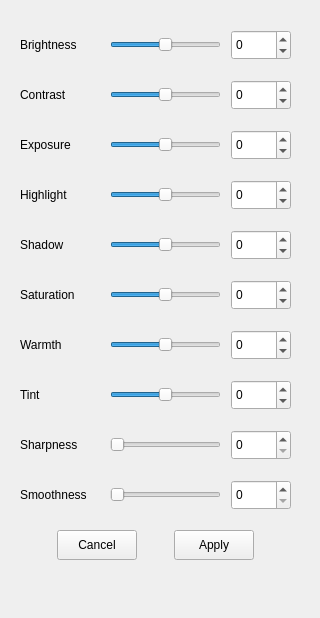
    <widget class="QWidget" name="pageEnhance">
     <property name="geometry">
      <rect>
       <x>0</x>
       <y>0</y>
       <width>320</width>
       <height>618</height>
      </rect>
     </property>
     <attribute name="label">
      <string>Camera</string>
     </attribute>
     <widget class="QWidget" name="layoutWidget">
      <property name="geometry">
       <rect>
        <x>10</x>
        <y>170</y>
        <width>291</width>
        <height>51</height>
       </rect>
      </property>
      <layout class="QHBoxLayout" name="layoutEnhanceR4">
       <property name="spacing">
        <number>10</number>
       </property>
       <property name="leftMargin">
        <number>10</number>
       </property>
       <property name="topMargin">
        <number>10</number>
       </property>
       <property name="rightMargin">
        <number>10</number>
       </property>
       <property name="bottomMargin">
        <number>10</number>
       </property>
       <item>
        <widget class="QLabel" name="labelTextHighlight">
         <property name="sizePolicy">
          <sizepolicy hsizetype="Fixed" vsizetype="Fixed">
           <horstretch>0</horstretch>
           <verstretch>0</verstretch>
          </sizepolicy>
         </property>
         <property name="minimumSize">
          <size>
           <width>80</width>
           <height>20</height>
          </size>
         </property>
         <property name="text">
          <string>Highlight</string>
         </property>
        </widget>
       </item>
       <item>
        <widget class="QSlider" name="sliderEnhanceHl">
         <property name="sizePolicy">
          <sizepolicy hsizetype="Expanding" vsizetype="Fixed">
           <horstretch>0</horstretch>
           <verstretch>0</verstretch>
          </sizepolicy>
         </property>
         <property name="minimumSize">
          <size>
           <width>0</width>
           <height>20</height>
          </size>
         </property>
         <property name="minimum">
          <number>-99</number>
         </property>
         <property name="maximum">
          <number>99</number>
         </property>
         <property name="orientation">
          <enum>Qt::Horizontal</enum>
         </property>
        </widget>
       </item>
       <item>
        <widget class="QSpinBox" name="spinEnhanceHl">
         <property name="sizePolicy">
          <sizepolicy hsizetype="Fixed" vsizetype="Fixed">
           <horstretch>0</horstretch>
           <verstretch>0</verstretch>
          </sizepolicy>
         </property>
         <property name="minimumSize">
          <size>
           <width>60</width>
           <height>30</height>
          </size>
         </property>
         <property name="minimum">
          <number>-99</number>
         </property>
         <property name="maximum">
          <number>99</number>
         </property>
        </widget>
       </item>
      </layout>
     </widget>
     <widget class="QWidget" name="layoutWidget">
      <property name="geometry">
       <rect>
        <x>10</x>
        <y>220</y>
        <width>291</width>
        <height>51</height>
       </rect>
      </property>
      <layout class="QHBoxLayout" name="layoutEnhanceR5">
       <property name="spacing">
        <number>10</number>
       </property>
       <property name="leftMargin">
        <number>10</number>
       </property>
       <property name="topMargin">
        <number>10</number>
       </property>
       <property name="rightMargin">
        <number>10</number>
       </property>
       <property name="bottomMargin">
        <number>10</number>
       </property>
       <item>
        <widget class="QLabel" name="labelTextShadow">
         <property name="sizePolicy">
          <sizepolicy hsizetype="Fixed" vsizetype="Fixed">
           <horstretch>0</horstretch>
           <verstretch>0</verstretch>
          </sizepolicy>
         </property>
         <property name="minimumSize">
          <size>
           <width>80</width>
           <height>20</height>
          </size>
         </property>
         <property name="text">
          <string>Shadow</string>
         </property>
        </widget>
       </item>
       <item>
        <widget class="QSlider" name="sliderEnhanceSd">
         <property name="sizePolicy">
          <sizepolicy hsizetype="Expanding" vsizetype="Fixed">
           <horstretch>0</horstretch>
           <verstretch>0</verstretch>
          </sizepolicy>
         </property>
         <property name="minimumSize">
          <size>
           <width>0</width>
           <height>20</height>
          </size>
         </property>
         <property name="minimum">
          <number>-99</number>
         </property>
         <property name="maximum">
          <number>99</number>
         </property>
         <property name="orientation">
          <enum>Qt::Horizontal</enum>
         </property>
        </widget>
       </item>
       <item>
        <widget class="QSpinBox" name="spinEnhanceSd">
         <property name="sizePolicy">
          <sizepolicy hsizetype="Fixed" vsizetype="Fixed">
           <horstretch>0</horstretch>
           <verstretch>0</verstretch>
          </sizepolicy>
         </property>
         <property name="minimumSize">
          <size>
           <width>60</width>
           <height>30</height>
          </size>
         </property>
         <property name="minimum">
          <number>-99</number>
         </property>
         <property name="maximum">
          <number>99</number>
         </property>
        </widget>
       </item>
      </layout>
     </widget>
     <widget class="QWidget" name="layoutWidget">
      <property name="geometry">
       <rect>
        <x>10</x>
        <y>70</y>
        <width>291</width>
        <height>51</height>
       </rect>
      </property>
      <layout class="QHBoxLayout" name="layoutEnhanceR2">
       <property name="spacing">
        <number>10</number>
       </property>
       <property name="leftMargin">
        <number>10</number>
       </property>
       <property name="topMargin">
        <number>10</number>
       </property>
       <property name="rightMargin">
        <number>10</number>
       </property>
       <property name="bottomMargin">
        <number>10</number>
       </property>
       <item>
        <widget class="QLabel" name="labelTextContrast">
         <property name="sizePolicy">
          <sizepolicy hsizetype="Fixed" vsizetype="Fixed">
           <horstretch>0</horstretch>
           <verstretch>0</verstretch>
          </sizepolicy>
         </property>
         <property name="minimumSize">
          <size>
           <width>80</width>
           <height>20</height>
          </size>
         </property>
         <property name="text">
          <string>Contrast</string>
         </property>
        </widget>
       </item>
       <item>
        <widget class="QSlider" name="sliderEnhanceCt">
         <property name="sizePolicy">
          <sizepolicy hsizetype="Expanding" vsizetype="Fixed">
           <horstretch>0</horstretch>
           <verstretch>0</verstretch>
          </sizepolicy>
         </property>
         <property name="minimumSize">
          <size>
           <width>0</width>
           <height>20</height>
          </size>
         </property>
         <property name="minimum">
          <number>-99</number>
         </property>
         <property name="maximum">
          <number>99</number>
         </property>
         <property name="orientation">
          <enum>Qt::Horizontal</enum>
         </property>
        </widget>
       </item>
       <item>
        <widget class="QSpinBox" name="spinEnhanceCt">
         <property name="sizePolicy">
          <sizepolicy hsizetype="Fixed" vsizetype="Fixed">
           <horstretch>0</horstretch>
           <verstretch>0</verstretch>
          </sizepolicy>
         </property>
         <property name="minimumSize">
          <size>
           <width>60</width>
           <height>30</height>
          </size>
         </property>
         <property name="minimum">
          <number>-99</number>
         </property>
         <property name="maximum">
          <number>99</number>
         </property>
         <property name="value">
          <number>0</number>
         </property>
        </widget>
       </item>
      </layout>
     </widget>
     <widget class="QWidget" name="layoutWidget">
      <property name="geometry">
       <rect>
        <x>10</x>
        <y>20</y>
        <width>291</width>
        <height>51</height>
       </rect>
      </property>
      <layout class="QHBoxLayout" name="layoutEnhanceR1">
       <property name="spacing">
        <number>10</number>
       </property>
       <property name="leftMargin">
        <number>10</number>
       </property>
       <property name="topMargin">
        <number>10</number>
       </property>
       <property name="rightMargin">
        <number>10</number>
       </property>
       <property name="bottomMargin">
        <number>10</number>
       </property>
       <item>
        <widget class="QLabel" name="labelTextBrightness">
         <property name="sizePolicy">
          <sizepolicy hsizetype="Fixed" vsizetype="Fixed">
           <horstretch>0</horstretch>
           <verstretch>0</verstretch>
          </sizepolicy>
         </property>
         <property name="minimumSize">
          <size>
           <width>80</width>
           <height>20</height>
          </size>
         </property>
         <property name="text">
          <string>Brightness</string>
         </property>
        </widget>
       </item>
       <item>
        <widget class="QSlider" name="sliderEnhanceBr">
         <property name="sizePolicy">
          <sizepolicy hsizetype="Expanding" vsizetype="Fixed">
           <horstretch>0</horstretch>
           <verstretch>0</verstretch>
          </sizepolicy>
         </property>
         <property name="minimumSize">
          <size>
           <width>0</width>
           <height>20</height>
          </size>
         </property>
         <property name="minimum">
          <number>-99</number>
         </property>
         <property name="maximum">
          <number>99</number>
         </property>
         <property name="orientation">
          <enum>Qt::Horizontal</enum>
         </property>
        </widget>
       </item>
       <item>
        <widget class="QSpinBox" name="spinEnhanceBr">
         <property name="sizePolicy">
          <sizepolicy hsizetype="Fixed" vsizetype="Fixed">
           <horstretch>0</horstretch>
           <verstretch>0</verstretch>
          </sizepolicy>
         </property>
         <property name="minimumSize">
          <size>
           <width>60</width>
           <height>30</height>
          </size>
         </property>
         <property name="minimum">
          <number>-99</number>
         </property>
         <property name="maximum">
          <number>99</number>
         </property>
        </widget>
       </item>
      </layout>
     </widget>
     <widget class="QWidget" name="layoutWidget">
      <property name="geometry">
       <rect>
        <x>10</x>
        <y>270</y>
        <width>291</width>
        <height>51</height>
       </rect>
      </property>
      <layout class="QHBoxLayout" name="layoutEnhanceR6" stretch="0,0,0">
       <property name="spacing">
        <number>10</number>
       </property>
       <property name="leftMargin">
        <number>10</number>
       </property>
       <property name="topMargin">
        <number>10</number>
       </property>
       <property name="rightMargin">
        <number>10</number>
       </property>
       <property name="bottomMargin">
        <number>10</number>
       </property>
       <item>
        <widget class="QLabel" name="labelTextSaturation">
         <property name="sizePolicy">
          <sizepolicy hsizetype="Fixed" vsizetype="Fixed">
           <horstretch>0</horstretch>
           <verstretch>0</verstretch>
          </sizepolicy>
         </property>
         <property name="minimumSize">
          <size>
           <width>80</width>
           <height>20</height>
          </size>
         </property>
         <property name="text">
          <string>Saturation</string>
         </property>
        </widget>
       </item>
       <item>
        <widget class="QSlider" name="sliderEnhanceSt">
         <property name="sizePolicy">
          <sizepolicy hsizetype="Expanding" vsizetype="Fixed">
           <horstretch>0</horstretch>
           <verstretch>0</verstretch>
          </sizepolicy>
         </property>
         <property name="minimumSize">
          <size>
           <width>0</width>
           <height>20</height>
          </size>
         </property>
         <property name="minimum">
          <number>-99</number>
         </property>
         <property name="maximum">
          <number>99</number>
         </property>
         <property name="orientation">
          <enum>Qt::Horizontal</enum>
         </property>
        </widget>
       </item>
       <item>
        <widget class="QSpinBox" name="spinEnhanceSt">
         <property name="sizePolicy">
          <sizepolicy hsizetype="Fixed" vsizetype="Fixed">
           <horstretch>0</horstretch>
           <verstretch>0</verstretch>
          </sizepolicy>
         </property>
         <property name="minimumSize">
          <size>
           <width>60</width>
           <height>30</height>
          </size>
         </property>
         <property name="minimum">
          <number>-99</number>
         </property>
         <property name="maximum">
          <number>99</number>
         </property>
        </widget>
       </item>
      </layout>
     </widget>
     <widget class="QWidget" name="layoutWidget">
      <property name="geometry">
       <rect>
        <x>10</x>
        <y>320</y>
        <width>291</width>
        <height>51</height>
       </rect>
      </property>
      <layout class="QHBoxLayout" name="layoutEnhanceR7">
       <property name="spacing">
        <number>10</number>
       </property>
       <property name="leftMargin">
        <number>10</number>
       </property>
       <property name="topMargin">
        <number>10</number>
       </property>
       <property name="rightMargin">
        <number>10</number>
       </property>
       <property name="bottomMargin">
        <number>10</number>
       </property>
       <item>
        <widget class="QLabel" name="labelTextWarmth">
         <property name="sizePolicy">
          <sizepolicy hsizetype="Fixed" vsizetype="Fixed">
           <horstretch>0</horstretch>
           <verstretch>0</verstretch>
          </sizepolicy>
         </property>
         <property name="minimumSize">
          <size>
           <width>80</width>
           <height>20</height>
          </size>
         </property>
         <property name="text">
          <string>Warmth</string>
         </property>
        </widget>
       </item>
       <item>
        <widget class="QSlider" name="sliderEnhanceWm">
         <property name="sizePolicy">
          <sizepolicy hsizetype="Expanding" vsizetype="Fixed">
           <horstretch>0</horstretch>
           <verstretch>0</verstretch>
          </sizepolicy>
         </property>
         <property name="minimumSize">
          <size>
           <width>0</width>
           <height>20</height>
          </size>
         </property>
         <property name="minimum">
          <number>-99</number>
         </property>
         <property name="maximum">
          <number>99</number>
         </property>
         <property name="orientation">
          <enum>Qt::Horizontal</enum>
         </property>
        </widget>
       </item>
       <item>
        <widget class="QSpinBox" name="spinEnhanceWm">
         <property name="sizePolicy">
          <sizepolicy hsizetype="Fixed" vsizetype="Fixed">
           <horstretch>0</horstretch>
           <verstretch>0</verstretch>
          </sizepolicy>
         </property>
         <property name="minimumSize">
          <size>
           <width>60</width>
           <height>30</height>
          </size>
         </property>
         <property name="minimum">
          <number>-99</number>
         </property>
         <property name="maximum">
          <number>99</number>
         </property>
        </widget>
       </item>
      </layout>
     </widget>
     <widget class="QWidget" name="layoutWidget">
      <property name="geometry">
       <rect>
        <x>10</x>
        <y>370</y>
        <width>291</width>
        <height>51</height>
       </rect>
      </property>
      <layout class="QHBoxLayout" name="layoutEnhanceR8">
       <property name="spacing">
        <number>10</number>
       </property>
       <property name="leftMargin">
        <number>10</number>
       </property>
       <property name="topMargin">
        <number>10</number>
       </property>
       <property name="rightMargin">
        <number>10</number>
       </property>
       <property name="bottomMargin">
        <number>10</number>
       </property>
       <item>
        <widget class="QLabel" name="labelTextTint">
         <property name="sizePolicy">
          <sizepolicy hsizetype="Fixed" vsizetype="Fixed">
           <horstretch>0</horstretch>
           <verstretch>0</verstretch>
          </sizepolicy>
         </property>
         <property name="minimumSize">
          <size>
           <width>80</width>
           <height>20</height>
          </size>
         </property>
         <property name="text">
          <string>Tint</string>
         </property>
        </widget>
       </item>
       <item>
        <widget class="QSlider" name="sliderEnhanceTn">
         <property name="sizePolicy">
          <sizepolicy hsizetype="Expanding" vsizetype="Fixed">
           <horstretch>0</horstretch>
           <verstretch>0</verstretch>
          </sizepolicy>
         </property>
         <property name="minimumSize">
          <size>
           <width>0</width>
           <height>20</height>
          </size>
         </property>
         <property name="minimum">
          <number>-99</number>
         </property>
         <property name="maximum">
          <number>99</number>
         </property>
         <property name="orientation">
          <enum>Qt::Horizontal</enum>
         </property>
        </widget>
       </item>
       <item>
        <widget class="QSpinBox" name="spinEnhanceTn">
         <property name="sizePolicy">
          <sizepolicy hsizetype="Fixed" vsizetype="Fixed">
           <horstretch>0</horstretch>
           <verstretch>0</verstretch>
          </sizepolicy>
         </property>
         <property name="minimumSize">
          <size>
           <width>60</width>
           <height>30</height>
          </size>
         </property>
         <property name="minimum">
          <number>-99</number>
         </property>
         <property name="maximum">
          <number>99</number>
         </property>
        </widget>
       </item>
      </layout>
     </widget>
     <widget class="QWidget" name="layoutWidget">
      <property name="geometry">
       <rect>
        <x>10</x>
        <y>120</y>
        <width>291</width>
        <height>51</height>
       </rect>
      </property>
      <layout class="QHBoxLayout" name="layoutEnhanceR3">
       <property name="spacing">
        <number>10</number>
       </property>
       <property name="leftMargin">
        <number>10</number>
       </property>
       <property name="topMargin">
        <number>10</number>
       </property>
       <property name="rightMargin">
        <number>10</number>
       </property>
       <property name="bottomMargin">
        <number>10</number>
       </property>
       <item>
        <widget class="QLabel" name="labelTextExposure">
         <property name="sizePolicy">
          <sizepolicy hsizetype="Fixed" vsizetype="Fixed">
           <horstretch>0</horstretch>
           <verstretch>0</verstretch>
          </sizepolicy>
         </property>
         <property name="minimumSize">
          <size>
           <width>80</width>
           <height>20</height>
          </size>
         </property>
         <property name="text">
          <string>Exposure</string>
         </property>
        </widget>
       </item>
       <item>
        <widget class="QSlider" name="sliderEnhanceEx">
         <property name="sizePolicy">
          <sizepolicy hsizetype="Expanding" vsizetype="Fixed">
           <horstretch>0</horstretch>
           <verstretch>0</verstretch>
          </sizepolicy>
         </property>
         <property name="minimumSize">
          <size>
           <width>0</width>
           <height>20</height>
          </size>
         </property>
         <property name="minimum">
          <number>-99</number>
         </property>
         <property name="maximum">
          <number>99</number>
         </property>
         <property name="orientation">
          <enum>Qt::Horizontal</enum>
         </property>
        </widget>
       </item>
       <item>
        <widget class="QSpinBox" name="spinEnhanceEx">
         <property name="sizePolicy">
          <sizepolicy hsizetype="Fixed" vsizetype="Fixed">
           <horstretch>0</horstretch>
           <verstretch>0</verstretch>
          </sizepolicy>
         </property>
         <property name="minimumSize">
          <size>
           <width>60</width>
           <height>30</height>
          </size>
         </property>
         <property name="minimum">
          <number>-99</number>
         </property>
         <property name="maximum">
          <number>99</number>
         </property>
        </widget>
       </item>
      </layout>
     </widget>
     <widget class="QWidget" name="layoutWidget_2">
      <property name="geometry">
       <rect>
        <x>10</x>
        <y>420</y>
        <width>291</width>
        <height>51</height>
       </rect>
      </property>
      <layout class="QHBoxLayout" name="layoutEnhanceR9">
       <property name="spacing">
        <number>10</number>
       </property>
       <property name="leftMargin">
        <number>10</number>
       </property>
       <property name="topMargin">
        <number>10</number>
       </property>
       <property name="rightMargin">
        <number>10</number>
       </property>
       <property name="bottomMargin">
        <number>10</number>
       </property>
       <item>
        <widget class="QLabel" name="labelTextSharpness">
         <property name="sizePolicy">
          <sizepolicy hsizetype="Fixed" vsizetype="Fixed">
           <horstretch>0</horstretch>
           <verstretch>0</verstretch>
          </sizepolicy>
         </property>
         <property name="minimumSize">
          <size>
           <width>80</width>
           <height>20</height>
          </size>
         </property>
         <property name="text">
          <string>Sharpness</string>
         </property>
        </widget>
       </item>
       <item>
        <widget class="QSlider" name="sliderEnhanceSp">
         <property name="sizePolicy">
          <sizepolicy hsizetype="Expanding" vsizetype="Fixed">
           <horstretch>0</horstretch>
           <verstretch>0</verstretch>
          </sizepolicy>
         </property>
         <property name="minimumSize">
          <size>
           <width>0</width>
           <height>20</height>
          </size>
         </property>
         <property name="minimum">
          <number>0</number>
         </property>
         <property name="maximum">
          <number>99</number>
         </property>
         <property name="orientation">
          <enum>Qt::Horizontal</enum>
         </property>
        </widget>
       </item>
       <item>
        <widget class="QSpinBox" name="spinEnhanceSp">
         <property name="sizePolicy">
          <sizepolicy hsizetype="Fixed" vsizetype="Fixed">
           <horstretch>0</horstretch>
           <verstretch>0</verstretch>
          </sizepolicy>
         </property>
         <property name="minimumSize">
          <size>
           <width>60</width>
           <height>30</height>
          </size>
         </property>
         <property name="minimum">
          <number>0</number>
         </property>
         <property name="maximum">
          <number>99</number>
         </property>
        </widget>
       </item>
      </layout>
     </widget>
     <widget class="QWidget" name="layoutWidget_3">
      <property name="geometry">
       <rect>
        <x>10</x>
        <y>470</y>
        <width>291</width>
        <height>51</height>
       </rect>
      </property>
      <layout class="QHBoxLayout" name="layoutEnhanceR10">
       <property name="spacing">
        <number>10</number>
       </property>
       <property name="leftMargin">
        <number>10</number>
       </property>
       <property name="topMargin">
        <number>10</number>
       </property>
       <property name="rightMargin">
        <number>10</number>
       </property>
       <property name="bottomMargin">
        <number>10</number>
       </property>
       <item>
        <widget class="QLabel" name="labelTextSmoothness">
         <property name="sizePolicy">
          <sizepolicy hsizetype="Fixed" vsizetype="Fixed">
           <horstretch>0</horstretch>
           <verstretch>0</verstretch>
          </sizepolicy>
         </property>
         <property name="minimumSize">
          <size>
           <width>80</width>
           <height>20</height>
          </size>
         </property>
         <property name="text">
          <string>Smoothness</string>
         </property>
        </widget>
       </item>
       <item>
        <widget class="QSlider" name="sliderEnhanceSm">
         <property name="sizePolicy">
          <sizepolicy hsizetype="Expanding" vsizetype="Fixed">
           <horstretch>0</horstretch>
           <verstretch>0</verstretch>
          </sizepolicy>
         </property>
         <property name="minimumSize">
          <size>
           <width>0</width>
           <height>20</height>
          </size>
         </property>
         <property name="minimum">
          <number>0</number>
         </property>
         <property name="maximum">
          <number>99</number>
         </property>
         <property name="orientation">
          <enum>Qt::Horizontal</enum>
         </property>
        </widget>
       </item>
       <item>
        <widget class="QSpinBox" name="spinEnhanceSm">
         <property name="sizePolicy">
          <sizepolicy hsizetype="Fixed" vsizetype="Fixed">
           <horstretch>0</horstretch>
           <verstretch>0</verstretch>
          </sizepolicy>
         </property>
         <property name="minimumSize">
          <size>
           <width>60</width>
           <height>30</height>
          </size>
         </property>
         <property name="minimum">
          <number>0</number>
         </property>
         <property name="maximum">
          <number>99</number>
         </property>
        </widget>
       </item>
      </layout>
     </widget>
     <widget class="QWidget" name="layoutWidget_4">
      <property name="geometry">
       <rect>
        <x>10</x>
        <y>520</y>
        <width>291</width>
        <height>51</height>
       </rect>
      </property>
      <layout class="QHBoxLayout" name="layoutEnhanceR11">
       <property name="spacing">
        <number>10</number>
       </property>
       <property name="leftMargin">
        <number>20</number>
       </property>
       <property name="topMargin">
        <number>10</number>
       </property>
       <property name="rightMargin">
        <number>20</number>
       </property>
       <property name="bottomMargin">
        <number>10</number>
       </property>
       <item>
        <widget class="QPushButton" name="buttonCancelE">
         <property name="sizePolicy">
          <sizepolicy hsizetype="Fixed" vsizetype="Fixed">
           <horstretch>0</horstretch>
           <verstretch>0</verstretch>
          </sizepolicy>
         </property>
         <property name="minimumSize">
          <size>
           <width>80</width>
           <height>30</height>
          </size>
         </property>
         <property name="text">
          <string>Cancel</string>
         </property>
        </widget>
       </item>
       <item>
        <widget class="QPushButton" name="buttonApplyE">
         <property name="sizePolicy">
          <sizepolicy hsizetype="Fixed" vsizetype="Fixed">
           <horstretch>0</horstretch>
           <verstretch>0</verstretch>
          </sizepolicy>
         </property>
         <property name="minimumSize">
          <size>
           <width>80</width>
           <height>30</height>
          </size>
         </property>
         <property name="text">
          <string>Apply</string>
         </property>
        </widget>
       </item>
      </layout>
     </widget>
    </widget>
